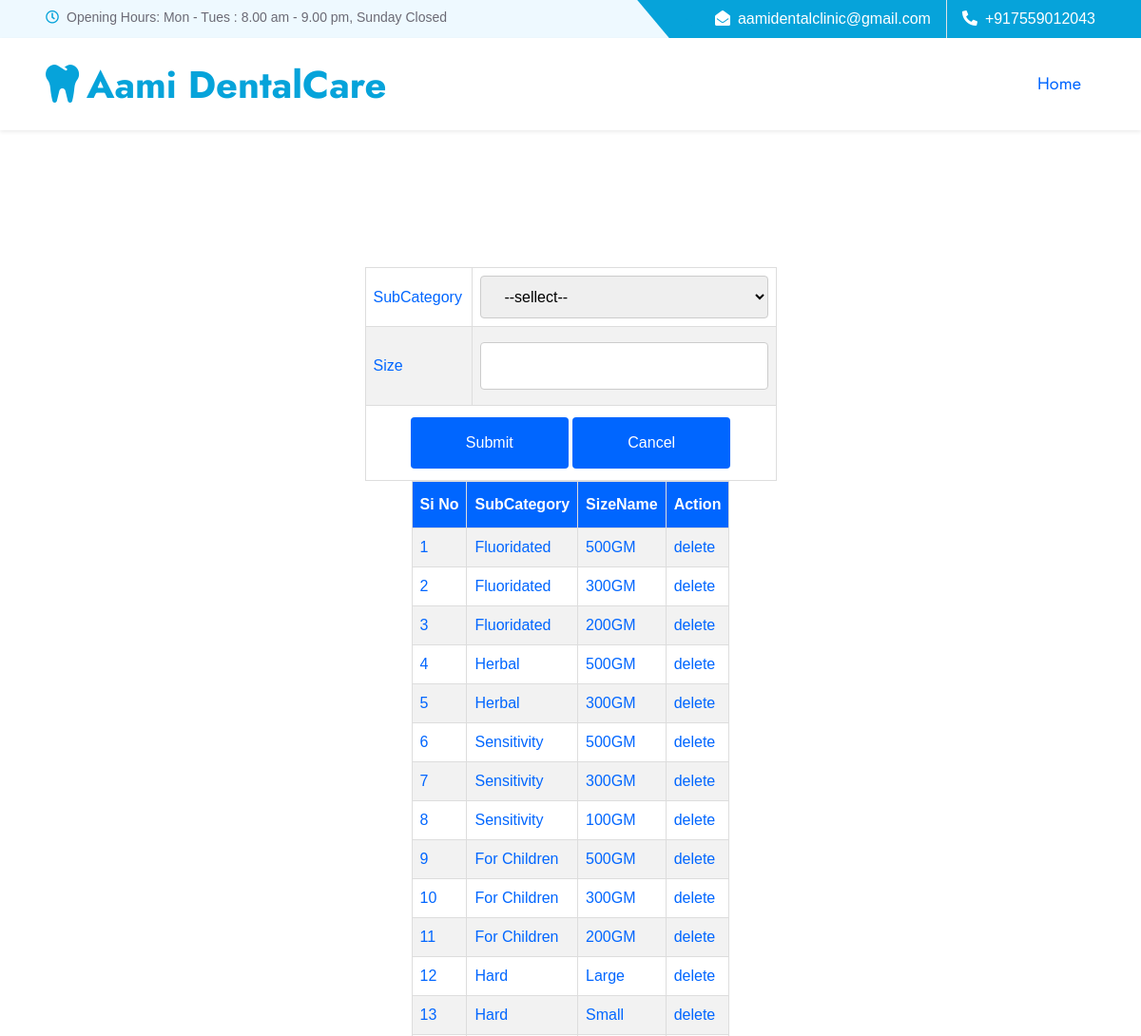
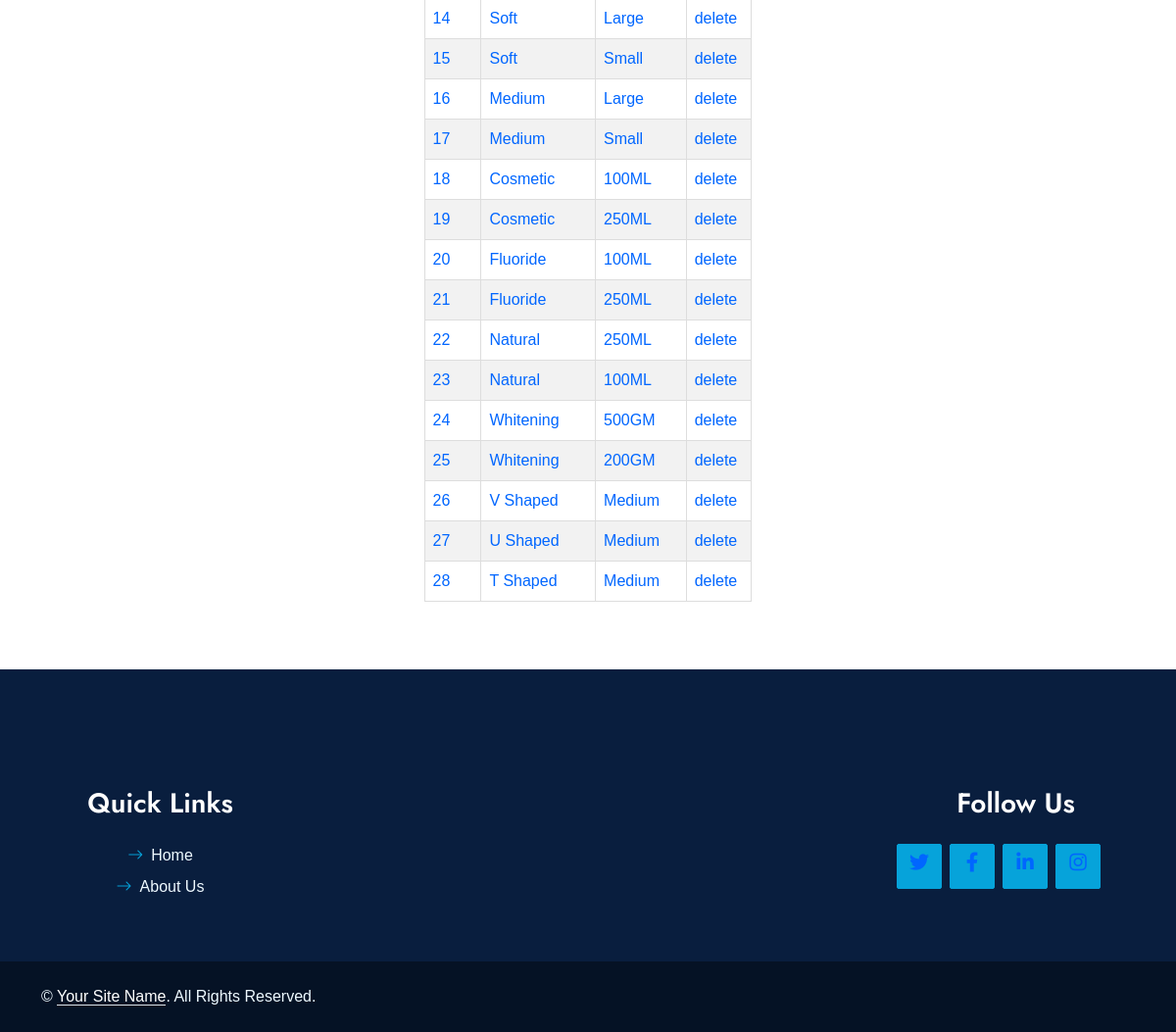
/PROJECT/Admin/Size.php (signed in), run on the app's committed database (2 pictures, top to bottom).
### tables this page shows
CREATE TABLE `tbl_size` (
  `subcategory_id` int(11) NOT NULL,
  `size_id` int(11) NOT NULL,
  `size_name` varchar(100) NOT NULL
);

CREATE TABLE `tbl_subcategory` (
  `category_id` int(11) NOT NULL,
  `subcategory_id` int(11) NOT NULL,
  `subcategory_name` varchar(50) NOT NULL
);

### PROJECT/Admin/Size.php (the view, shortened to what this page needs)
<?php
include("../Assets/Connection/connection.php");
?>
<!DOCTYPE html PUBLIC "-//W3C//DTD XHTML 1.0 Transitional//EN" "http://www.w3.org/TR/xhtml1/DTD/xhtml1-transitional.dtd">
<html xmlns="http://www.w3.org/1999/xhtml">
<head>
</head>
<div id="tab" align="center">
<body>
<?php
include("Head.php");
?>
<form id="form1" name="form1" method="post" action="Size.php">
  <table width="433" border="1" cellspacing="2" cellpadding="2" align="center">
   <tr>
      <td width="101">SubCategory</td>
      <td width="312">
        <select name="sel_category" id="sel_category" required="required">
        <option value="">--sellect--</option>
		</select>
      </td>
    </tr>
    <tr>
      <td width="101">Size</td>
      <td width="312"><label for="txt_name"></label>
      <input type="text" name="txt_name" id="txt_name" required autocomplete="off" /></td>
    </tr>
    <tr>
      <td colspan="2" align="center"><input type="submit" name="btn_submit" id="btn_submit" value="Submit" />
      <input type="reset" name="btn_cancel" id="btn_cancel" value="Cancel" /></td>
    </tr>
  </table>
  <?php
  $selqry="select *from tbl_size s inner join tbl_subcategory sc on sc.subcategory_id=s.subcategory_id";
  $rows=$con->query($selqry);
  if($rows->num_rows>0)
		$i=0;
?>
</form>
<table border="1" cellpadding="10"  align="center">
    <tr>
      <th>Si No</th>
	   <th>SubCategory</th>
      <th>SizeName</th>
    <th>Action</th>
    </tr>
 <?php
	while($result=$rows->fetch_assoc())
	{
		$i++;
		?>
        <tr>
        <td><?php  echo $i;?></td>
		 <td><?php echo $result["subcategory_name"];?></td>
        <td><?php echo $result["size_name"];?></td>
         <td><a href="Size.php?did=<?php echo $result["size_id"]?>">delete</a></td> </tr>
	 <?php
	}
?>
</table>
<?php
include("Foot.php");
?>
</body>
</html>

### PROJECT/Admin/form.css (style rules this page uses)
#tab { font-family: "Trebuchet MS", Arial, Helvetica, sans-serif; border-collapse: collapse; width: 100%; }
#tab td, #tab th { border: 1px solid #ddd; padding: 8px; color: #06F; }
#tab a { color:#06F; }
#tab tr:nth-child(even) { background-color: #f2f2f2; }
#tab th { padding-top: 12px; padding-bottom: 12px; text-align: left; background-color: #06F; color: white; }
input[type=text],[type=password],[type=email],[type=date], select { width: 100%; padding: 12px 20px; margin: 8px 0; display: inline-block; border: 1px solid #ccc; border-radius: 4px; box-sizing: border-box; }
input[type=submit] { width: 40%; background-color: #06F; color: white; padding: 15px; margin: 4px 0; border: none; border-radius: 4px; cursor: pointer; }
input[type=reset] { width: 40%; background-color: #06F; color: white; padding: 15px; margin: 4px 0; border: none; border-radius: 4px; cursor: pointer; }

### PROJECT/Assets/Template/Main/css/style.css (style rules this page uses)
:root { --primary: #06A3DA; --secondary: #F57E57; --light: #EEF9FF; --dark: #091E3E; }

### data on the page
tbl_size: subcategory.subcategory_name "Fluoridated", size_name "500GM"
tbl_size: subcategory.subcategory_name "Fluoridated", size_name "300GM"
tbl_size: subcategory.subcategory_name "Fluoridated", size_name "200GM"
tbl_size: subcategory.subcategory_name "Herbal", size_name "500GM"
tbl_size: subcategory.subcategory_name "Herbal", size_name "300GM"
tbl_size: subcategory.subcategory_name "Sensitivity", size_name "500GM"
tbl_size: subcategory.subcategory_name "Sensitivity", size_name "300GM"
tbl_size: subcategory.subcategory_name "Sensitivity", size_name "100GM"
tbl_size: subcategory.subcategory_name "For Children", size_name "500GM"
tbl_size: subcategory.subcategory_name "For Children", size_name "300GM"
tbl_size: subcategory.subcategory_name "For Children", size_name "200GM"
tbl_size: subcategory.subcategory_name "Hard", size_name "Large"
tbl_size: subcategory.subcategory_name "Hard", size_name "Small"
tbl_size: subcategory.subcategory_name "Soft", size_name "Large"
tbl_size: subcategory.subcategory_name "Soft", size_name "Small"
tbl_size: subcategory.subcategory_name "Medium", size_name "Large"
tbl_size: subcategory.subcategory_name "Medium", size_name "Small"
tbl_size: subcategory.subcategory_name "Cosmetic", size_name "100ML"
tbl_size: subcategory.subcategory_name "Cosmetic", size_name "250ML"
tbl_size: subcategory.subcategory_name "Fluoride", size_name "100ML"
tbl_size: subcategory.subcategory_name "Fluoride", size_name "250ML"
tbl_size: subcategory.subcategory_name "Natural", size_name "250ML"
tbl_size: subcategory.subcategory_name "Natural", size_name "100ML"
tbl_size: subcategory.subcategory_name "Whitening", size_name "500GM"
tbl_size: subcategory.subcategory_name "Whitening", size_name "200GM"
tbl_size: subcategory.subcategory_name "V Shaped", size_name "Medium"
tbl_size: subcategory.subcategory_name "U Shaped", size_name "Medium"
tbl_size: subcategory.subcategory_name "T Shaped", size_name "Medium"
